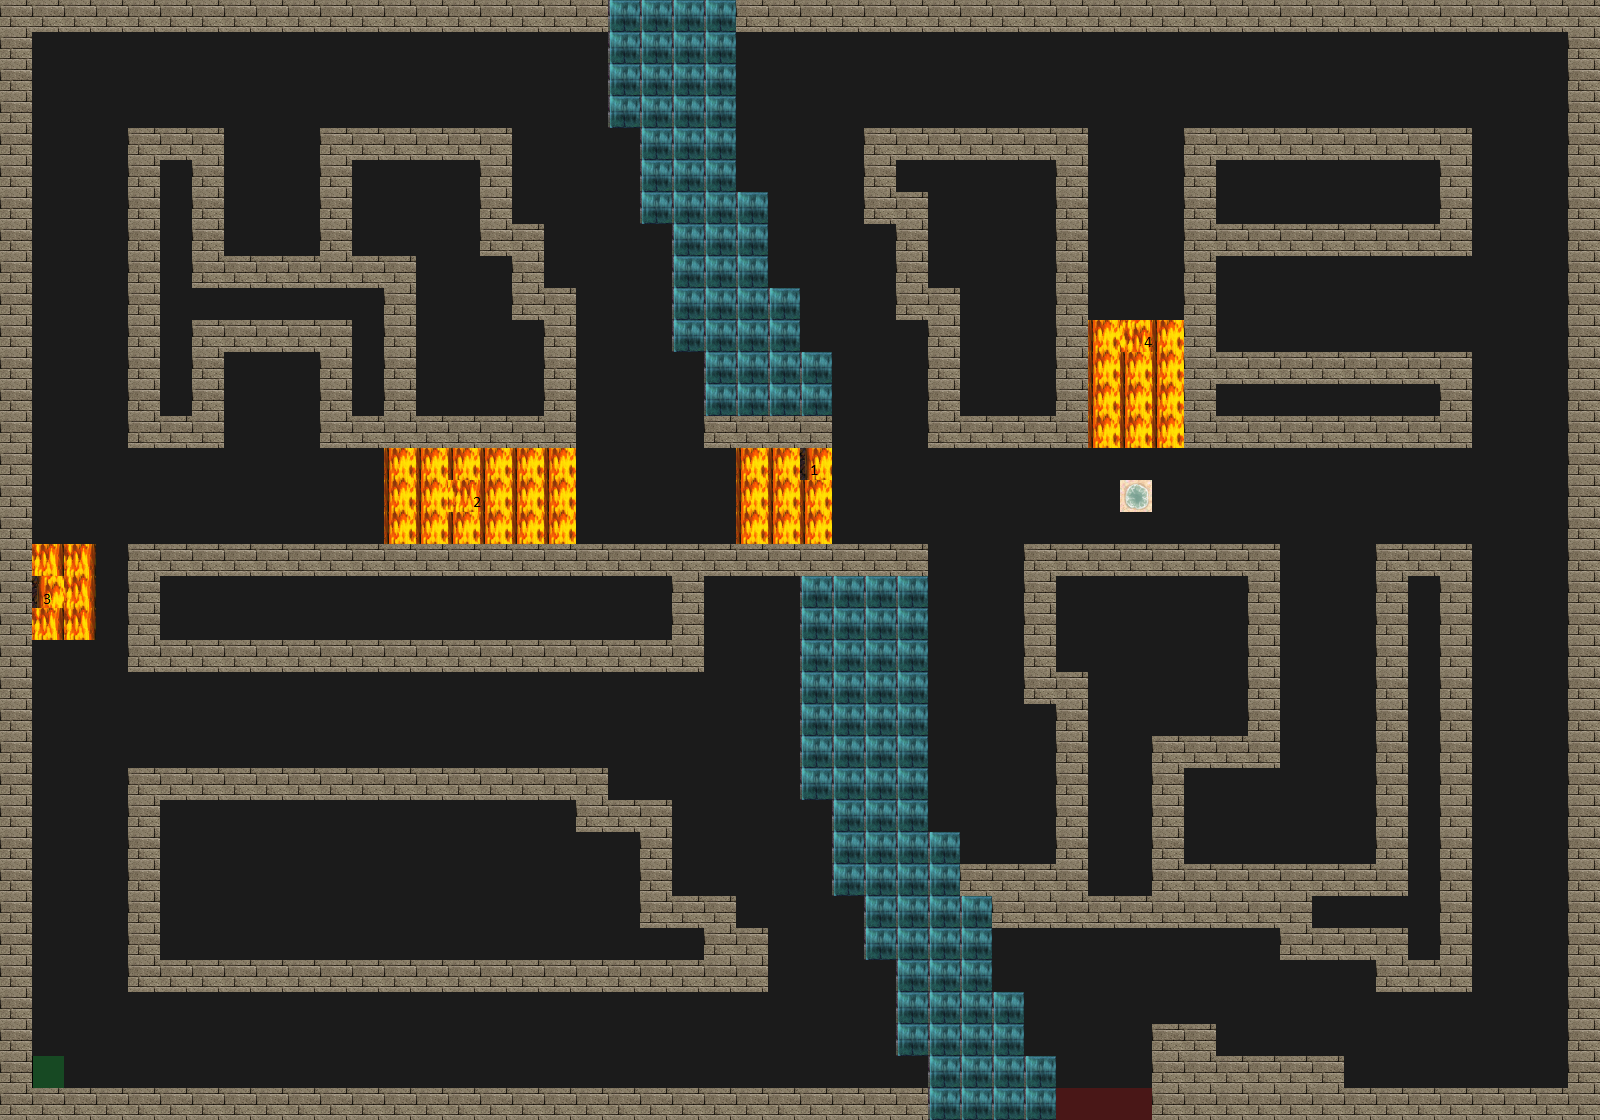

The image is a tile-based game level rendered from a .tmx file. Its description and source (layers, tilesets, objects; grid data summarised) follow:
An orthogonal 50x35 tile map with 32x32 px tiles, 4 tile layers (Road, Wall, Utility, Trap), 4 tilesets.

<map version="1.0" tiledversion="1.1.5" orientation="orthogonal" renderorder="right-down" width="50" height="35" tilewidth="32" tileheight="32" infinite="0" nextobjectid="1">
 <tileset firstgid="1" source="tilesets/wallsandroofs.tsx" />
 <tileset firstgid="257" source="tilesets/meta.tsx" />
 <tileset firstgid="259" source="tilesets/road.tsx" />
 <tileset firstgid="260" source="tilesets/traps.tsx" />
 <layer name="Road" width="50" height="35">
  <data>[1750 cells, 1750 non-empty, 1 distinct tile ids]</data>
 </layer>
 <layer name="Wall" width="50" height="35">
  <data>[1750 cells, 600 non-empty, 2 distinct tile ids]</data>
 </layer>
 <layer name="Utility" width="50" height="35">
  <data>[1750 cells, 4 non-empty, 2 distinct tile ids]</data>
 </layer>
 <layer name="Trap" width="50" height="35">
  <data>[1750 cells, 46 non-empty, 7 distinct tile ids]</data>
 </layer>
</map>
